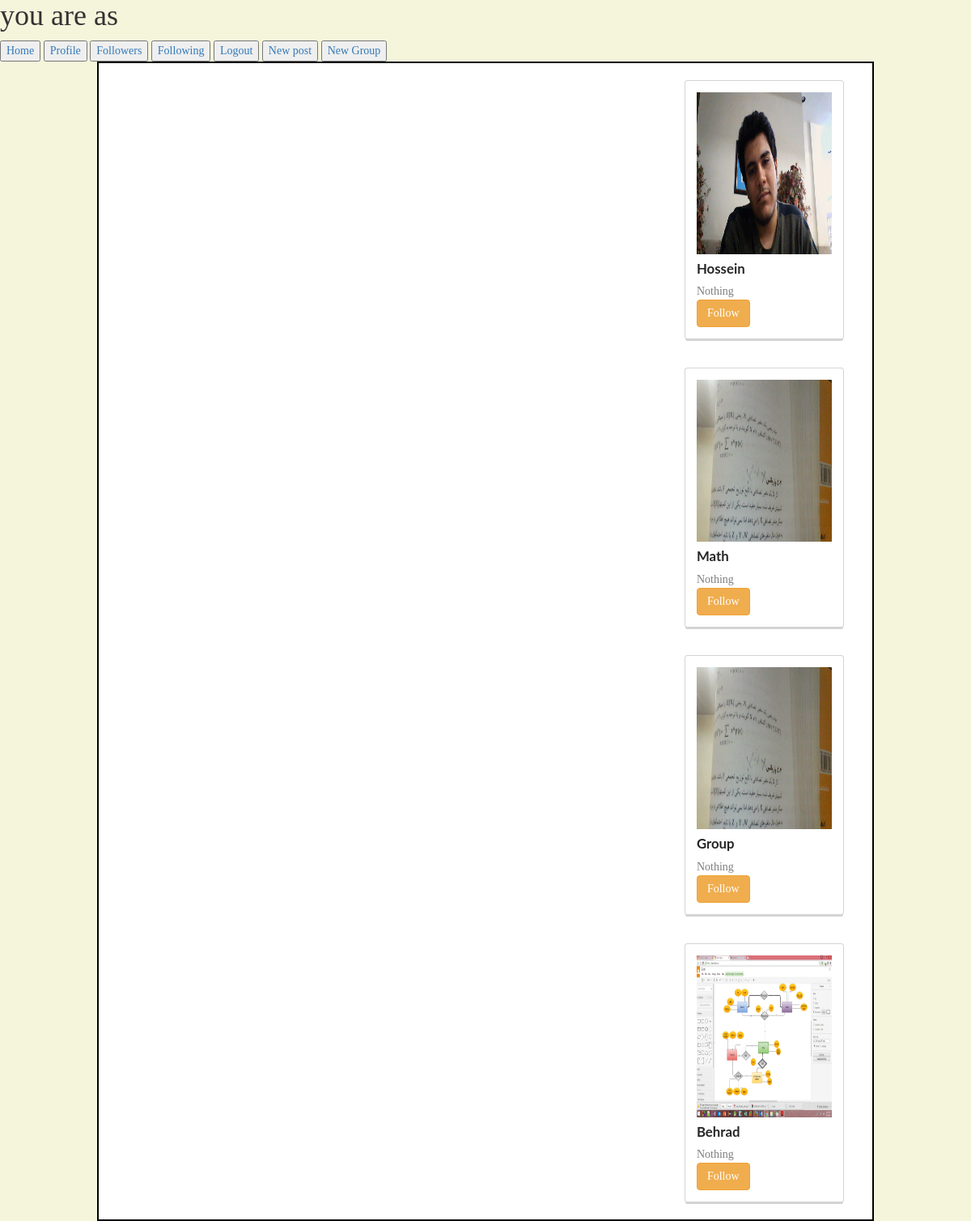
The page / (signed in) on the database its author committed.
### xnote_base/models.py (models this page shows, shortened)
class SuperConductor(models.Model):
    real_name = models.CharField(max_length=100, default='Unknown')
    description = models.CharField(max_length=1000, default='Nothing')
    real_type = models.ForeignKey(ContentType)
    url_name = models.CharField(max_length=100, null=True, blank=True)
    is_formal = models.BooleanField(default=False)
    profile_image = models.ImageField(upload_to=PROFILE_IMAGES_PATH, null=True, blank=True)

### xnote_base/views.py (the view, shortened to what this page needs)
# urls.py: url(r'^$', views.main_page, name='main_page'),
def main_page(request):
    if request.user.is_authenticated():
        user = request.user
        person = Person.objects.get(user__username=user.username)
        post_list = Post.objects.filter(author__in=person.follows.all()).order_by('-publish_time')
        suggestions = SuperConductor.objects.exclude(
            Q(url_name=person.url_name) | Q(followers__url_name=person.url_name))
        if 'platform' in request.GET and request.GET['platform'] == 'android':
            return JsonResponse({
                'user': request.user.first_name + ' ' + request.user.last_name,
                'post_list': serializers.serialize('json', post_list),
                'suggestions': serializers.serialize('json', suggestions),
                'author_list': serializers.serialize('json', person.follows.all()),
            })
        else:
            return render(request, 'xnote_base/userindex.html', {
                'user': request.user,
                'post_list': post_list,
                'suggestions': suggestions,
            })

### templates/xnote_base/userindex.html (shortened to what this page needs)
{% extends 'xnote_base/user_super_page.html' %}
{% load staticfiles %}
{% block add_css_and_js %}
    <link rel="stylesheet" href="{% static 'styles/bootstrap.min.css' %}">
    <link type="text/css" rel="stylesheet" href="{% static 'styles/userindex.css' %}"/>
{% endblock %}
{% block body %}
    <div class="post-container">
        <div class="suggestions">
            {% for suggestion in suggestions %}
                <div class="ui cards" id="suggestion{{ forloop.counter }}">
                    <div class="card">
                        <div class="content">
                            <img class="left floated mini ui image"
                                 src="{{ suggestion.profile_image.url }}">
                            <div class="header">
                                {{ suggestion.real_name }}
                            </div>
                            <div class="description">
                                {{ suggestion.description }}
                                <br/>
                                <div onclick="follow('{{ suggestion.url_name }}', {{ forloop.counter }})"
                                     class="btn btn-warning"
                                     name="">
                                    Follow
                                </div>
                            </div>
                        </div>
                    </div>
                </div>
            {% endfor %}
        </div>
        <br style="clear: both"/>
    </div>
{% endblock %}

### xnote_base/static/styles/userindex.css (style rules this page uses)
body { font-family: "cursive"; background-color: beige; overflow-y: scroll; }
.post-container { width: 80%; margin: auto; background-color: white; border: solid black 2px; }
.suggestions { width: 24%; float: left; }
.ui.cards { margin: 10px; }
.image { width: 100% !important; height: 200px !important; }

### rows shown on the page
SuperConductor: profile_image (picture), real_name "Hossein", description "Nothing"
SuperConductor: profile_image (picture), real_name "Math", description "Nothing"
SuperConductor: profile_image (picture), real_name "Group", description "Nothing"
SuperConductor: profile_image (picture), real_name "Behrad", description "Nothing"
